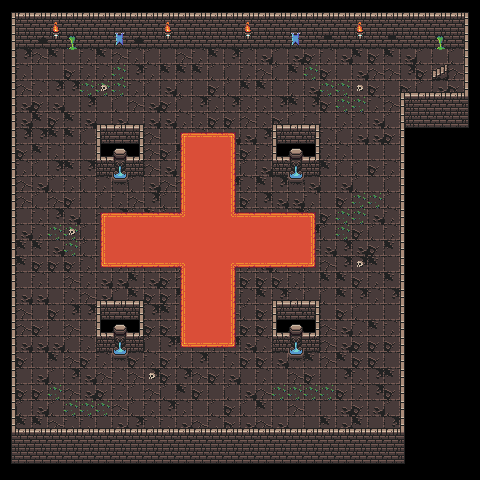

This game map was drawn from its Tiled (.tmx) file and the tilesets committed beside it. A one-line description and the trimmed map source follow:
An orthogonal 30x30 tile map with 16x16 px tiles, 3 tile layers (back, back_over, over) and 234 objects.

<map version="1.10" tiledversion="1.10.2" orientation="orthogonal" renderorder="right-down" width="30" height="30" tilewidth="16" tileheight="16" infinite="0" nextlayerid="5" nextobjectid="244">
 <tileset firstgid="1" name="tileset" tilewidth="16" tileheight="16" tilecount="2880" columns="64">
  <image source="tileset.png" width="1024" height="720" />
  <tile id="192">
   <animation>
    <frame tileid="192" duration="150" />
    <frame tileid="197" duration="150" />
    <frame tileid="198" duration="150" />
   </animation>
  </tile>
  <tile id="256">
   <animation>
    <frame tileid="256" duration="150" />
    <frame tileid="261" duration="150" />
    <frame tileid="262" duration="150" />
   </animation>
  </tile>
  <tile id="1508">
   <animation>
    <frame tileid="1508" duration="150" />
    <frame tileid="1509" duration="150" />
    <frame tileid="1510" duration="150" />
    <frame tileid="1511" duration="150" />
    <frame tileid="1512" duration="150" />
    <frame tileid="1513" duration="150" />
    <frame tileid="1514" duration="150" />
    <frame tileid="1515" duration="150" />
   </animation>
  </tile>
 </tileset>
 <layer id="1" name="back" width="30" height="30">
  <data>[900 cells, 552 non-empty, 19 distinct tile ids]</data>
 </layer>
 <layer id="2" name="back_over" width="30" height="30">
  <data>[900 cells, 110 non-empty, 17 distinct tile ids]</data>
 </layer>
 <layer id="3" name="over" width="30" height="30">
  <data>[900 cells, 230 non-empty, 15 distinct tile ids]</data>
 </layer>
 <objectgroup id="4" name="wall">
  <object id="1" x="128" y="160" width="16" height="16" />
  <object id="2" x="128" y="144" width="16" height="16" />
  <object id="3" x="128" y="128" width="16" height="16" />
  <object id="4" x="112" y="160" width="16" height="16" />
  <object id="5" x="112" y="144" width="16" height="16" />
  <object id="6" x="112" y="128" width="16" height="16" />
  <object id="7" x="96" y="160" width="16" height="16" />
  <object id="8" x="96" y="144" width="16" height="16" />
  <object id="9" x="96" y="128" width="16" height="16" />
  <object id="10" x="304" y="160" width="16" height="16" />
  <object id="11" x="304" y="144" width="16" height="16" />
  <object id="12" x="304" y="128" width="16" height="16" />
  <object id="13" x="288" y="160" width="16" height="16" />
  <object id="14" x="288" y="144" width="16" height="16" />
  <object id="15" x="288" y="128" width="16" height="16" />
  <object id="16" x="272" y="160" width="16" height="16" />
  <object id="17" x="272" y="144" width="16" height="16" />
  <object id="18" x="272" y="128" width="16" height="16" />
  <object id="28" x="304" y="336" width="16" height="16" />
  <object id="29" x="304" y="320" width="16" height="16" />
  <object id="30" x="304" y="304" width="16" height="16" />
  <object id="31" x="288" y="336" width="16" height="16" />
  <object id="32" x="288" y="320" width="16" height="16" />
  <object id="33" x="288" y="304" width="16" height="16" />
  <object id="34" x="272" y="336" width="16" height="16" />
  <object id="35" x="272" y="320" width="16" height="16" />
  <object id="36" x="272" y="304" width="16" height="16" />
  <object id="37" x="128" y="336" width="16" height="16" />
  <object id="38" x="128" y="320" width="16" height="16" />
  <object id="39" x="128" y="304" width="16" height="16" />
  <object id="40" x="112" y="336" width="16" height="16" />
  <object id="41" x="112" y="320" width="16" height="16" />
  <object id="42" x="112" y="304" width="16" height="16" />
  <object id="43" x="96" y="336" width="16" height="16" />
  <object id="44" x="96" y="320" width="16" height="16" />
  <object id="45" x="96" y="304" width="16" height="16" />
  <object id="46" x="32" y="32" width="16" height="16" />
  <object id="47" x="32" y="16" width="16" height="16" />
  <object id="48" x="32" y="0" width="16" height="16" />
  <object id="49" x="16" y="32" width="16" height="16" />
  <object id="50" x="16" y="16" width="16" height="16" />
  <object id="51" x="16" y="0" width="16" height="16" />
  <object id="52" x="0" y="32" width="16" height="16" />
  <object id="53" x="0" y="16" width="16" height="16" />
  <object id="54" x="0" y="0" width="16" height="16" />
  <object id="55" x="80" y="32" width="16" height="16" />
  <object id="56" x="80" y="16" width="16" height="16" />
  <object id="57" x="80" y="0" width="16" height="16" />
  <object id="58" x="64" y="32" width="16" height="16" />
  <object id="59" x="64" y="16" width="16" height="16" />
  <object id="60" x="64" y="0" width="16" height="16" />
  <object id="61" x="48" y="32" width="16" height="16" />
  <object id="62" x="48" y="16" width="16" height="16" />
  <object id="63" x="48" y="0" width="16" height="16" />
  <object id="64" x="128" y="32" width="16" height="16" />
  <object id="65" x="128" y="16" width="16" height="16" />
  <object id="66" x="128" y="0" width="16" height="16" />
  <object id="67" x="112" y="32" width="16" height="16" />
  <object id="68" x="112" y="16" width="16" height="16" />
  <object id="69" x="112" y="0" width="16" height="16" />
  <object id="70" x="96" y="32" width="16" height="16" />
  <object id="71" x="96" y="16" width="16" height="16" />
  <object id="72" x="96" y="0" width="16" height="16" />
  <object id="73" x="176" y="32" width="16" height="16" />
  <object id="74" x="176" y="16" width="16" height="16" />
  <object id="75" x="176" y="0" width="16" height="16" />
  <object id="76" x="160" y="32" width="16" height="16" />
  <object id="77" x="160" y="16" width="16" height="16" />
  <object id="78" x="160" y="0" width="16" height="16" />
  <object id="79" x="144" y="32" width="16" height="16" />
  <object id="80" x="144" y="16" width="16" height="16" />
  <object id="81" x="144" y="0" width="16" height="16" />
  <object id="82" x="224" y="32" width="16" height="16" />
  <object id="83" x="224" y="16" width="16" height="16" />
  <object id="84" x="224" y="0" width="16" height="16" />
  <object id="85" x="208" y="32" width="16" height="16" />
  <object id="86" x="208" y="16" width="16" height="16" />
  <object id="87" x="208" y="0" width="16" height="16" />
  <object id="88" x="192" y="32" width="16" height="16" />
  <object id="89" x="192" y="16" width="16" height="16" />
  <object id="90" x="192" y="0" width="16" height="16" />
  <object id="91" x="272" y="32" width="16" height="16" />
  <object id="92" x="272" y="16" width="16" height="16" />
  <object id="93" x="272" y="0" width="16" height="16" />
  <object id="94" x="256" y="32" width="16" height="16" />
  <object id="95" x="256" y="16" width="16" height="16" />
  <object id="96" x="256" y="0" width="16" height="16" />
  <object id="97" x="240" y="32" width="16" height="16" />
  <object id="98" x="240" y="16" width="16" height="16" />
  <object id="99" x="240" y="0" width="16" height="16" />
  <object id="100" x="320" y="32" width="16" height="16" />
  <object id="101" x="320" y="16" width="16" height="16" />
  <object id="102" x="320" y="0" width="16" height="16" />
  <object id="103" x="304" y="32" width="16" height="16" />
  <object id="104" x="304" y="16" width="16" height="16" />
  <object id="105" x="304" y="0" width="16" height="16" />
  <object id="106" x="288" y="32" width="16" height="16" />
  <object id="107" x="288" y="16" width="16" height="16" />
  <object id="108" x="288" y="0" width="16" height="16" />
  <object id="109" x="368" y="32" width="16" height="16" />
  </objectgroup>
</map>
<!-- 134 of 234 objects omitted -->
